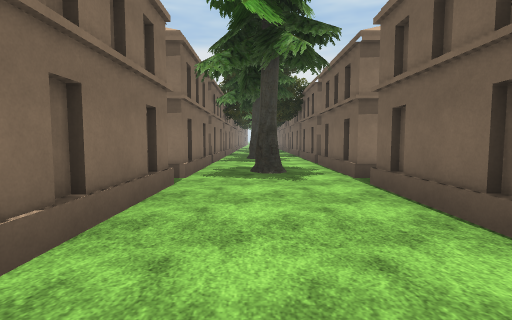
View 1 (above)

24 first-person views from a walk through a Unity game level. The camera is 1.4 m above the floor, tilts 4° down and sees 85° across. The floor is counted in squares, 2 m on a side. Each view is taken from the middle of a square. On the plan, view 1 faces up. The plan holds only what a view shows up to about 9 squares ahead; the rest is blank. The place goes on beyond the plan. The terrain is drawn as flat ground. Some surface patterns are stand-ins.

View 2
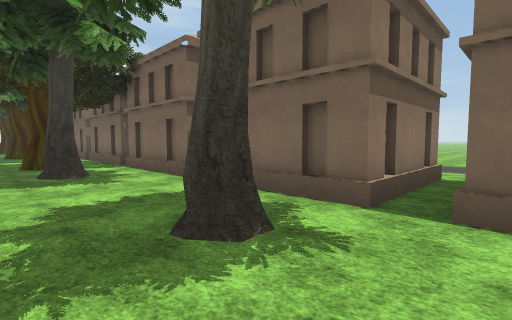

View 3
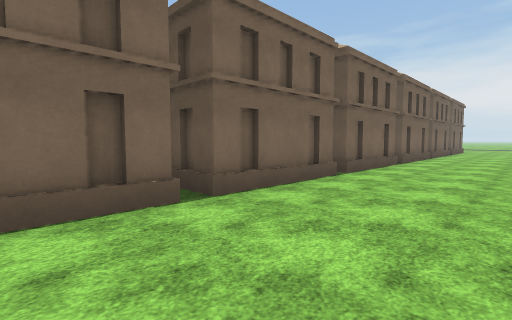

View 4
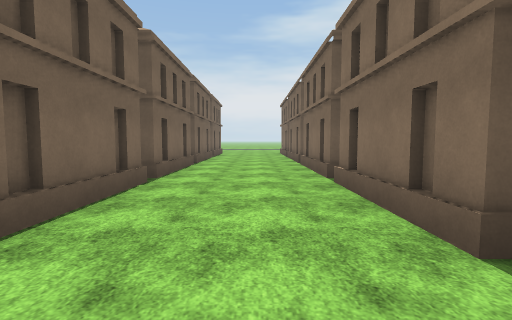

View 5
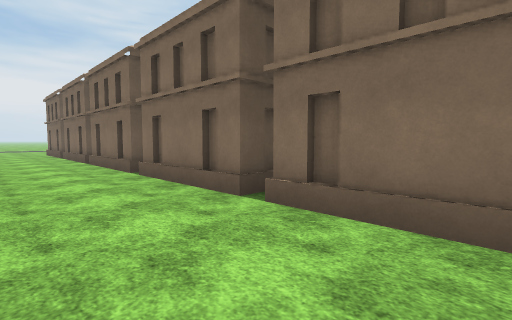

View 6
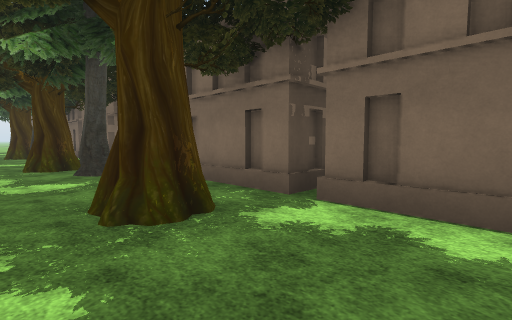

View 7
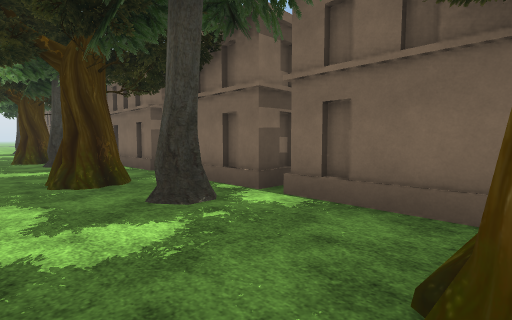

View 8
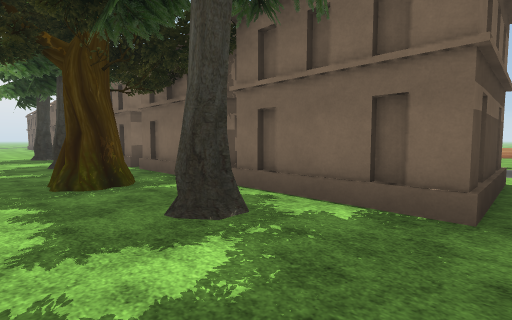

View 9
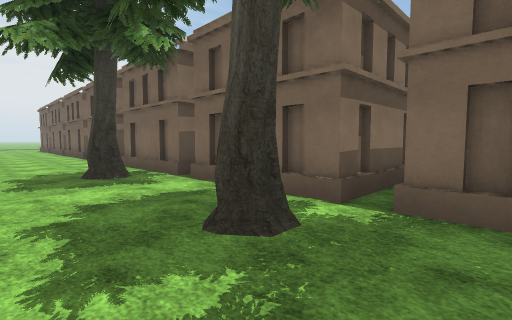

View 10
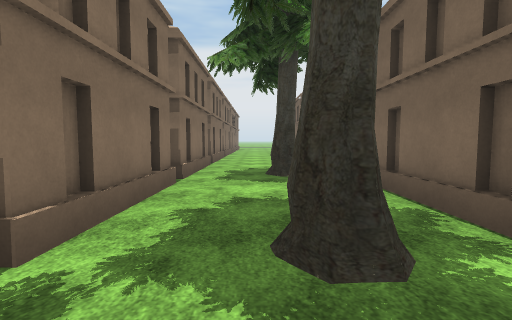

View 11
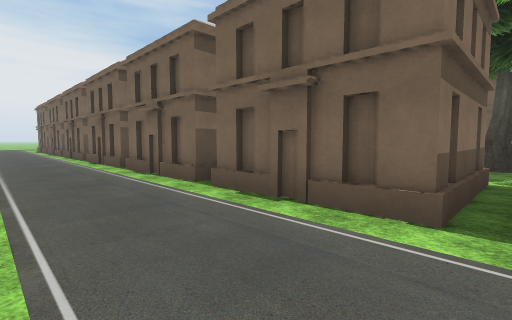

View 12
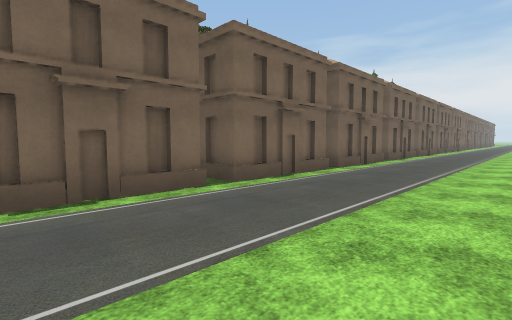

View 13
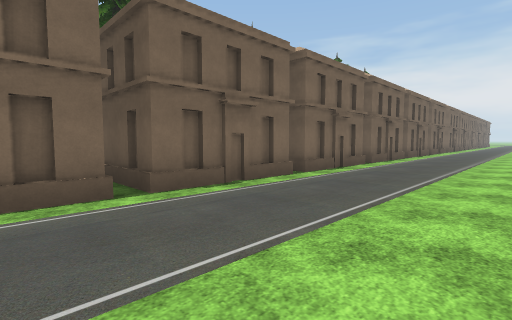

View 14
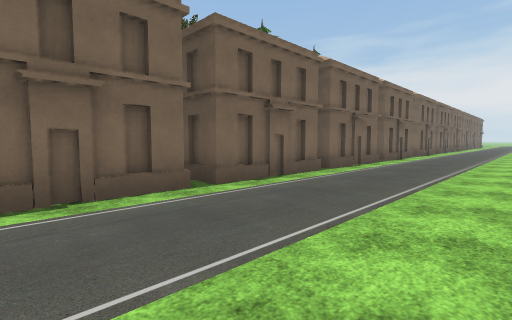

View 15
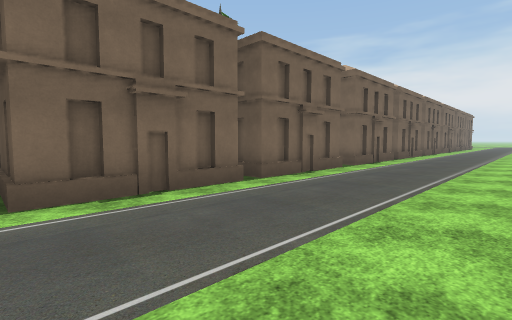

View 16
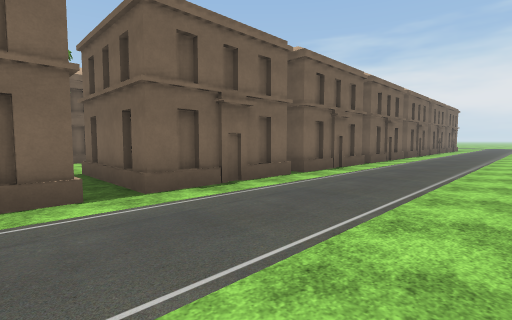

View 17
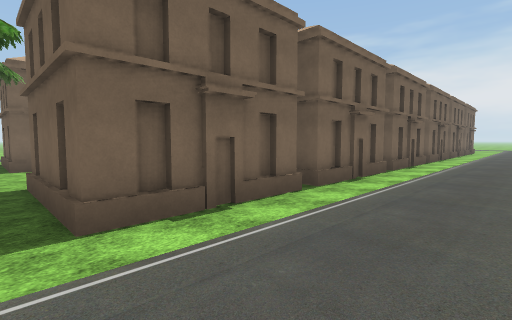

View 18
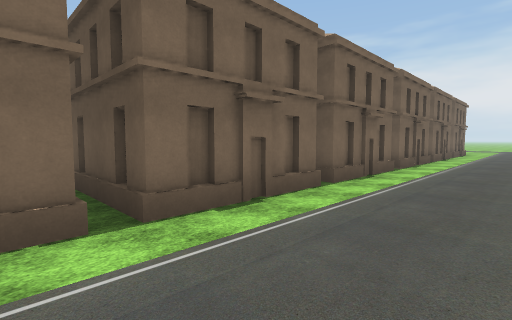

View 19
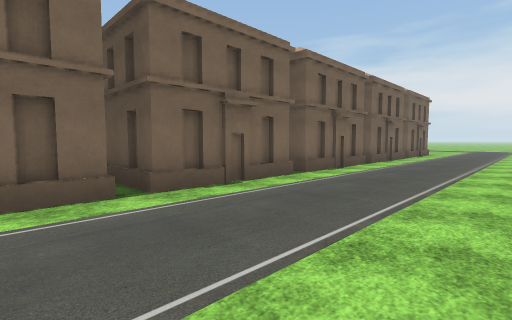

View 20
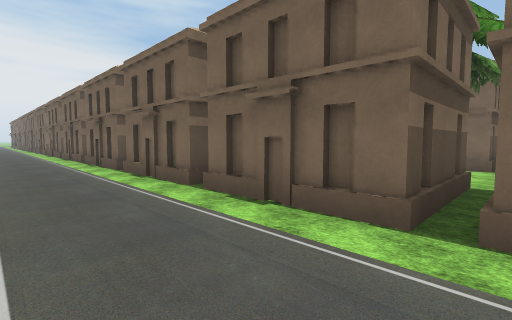

View 21
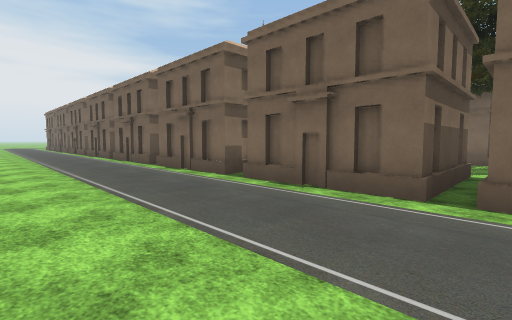

View 22
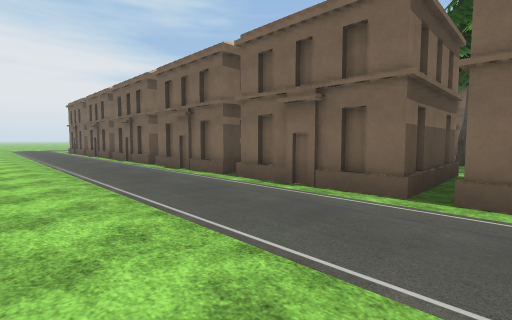

View 23
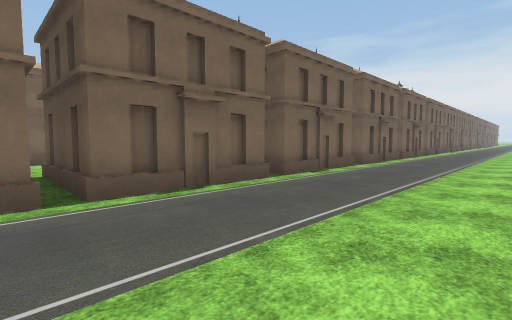

View 24
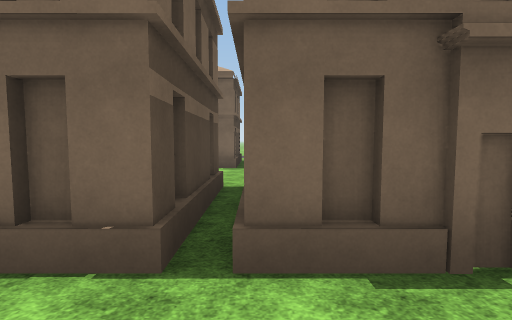

### Floor plan
Key: @ floor where view 1 was taken; # wall or solid block; x gap in a wall; . main floor; : floor 0.25 m higher than the main floor; / step, stairs or slope; T tree; B building; H thing the floor can be seen under or through.
Columns run from 8 left of view 1 to 4 right of it. Each row starts with its distance up from view 1.
 36 ./:/#   ..
 35 ./:/##  ..
 34 ./:/B##...B#
 33 ./:/B##...##
 32 ./:/## ...#
 31 ./:/#  ...#
 30 ./:/###.T.#
 29 ./:/###...#
 28 ./:/###...##
 27 ./:/B##.T.B##
 26 ./:/HH ...##
 25 ./:/#  ...#
 24 ./:/## .Tx##
 23 ./:/B##...B#
 22 ./:/B##...B
 21 ./:/## .T.#
 20 ./:/#  ...#
 19 ./:./  .....
 18 ./:.#  .T.
 17 ./:.#  ...#
 16 ./:.B  ..T##
 15 ./:.B# ...B
 14 ./:.## ...#
 13 ./:.#  .T.#
 12 ./:..  ....
 11 ./:.#  ...#
 10 ./:.## .T.#
  9 ./:.B##...###
  8 ./:.B# ...B
  7 ./:.## ...#
  6 ./:.#  .T.#
  5 ./:.......///
  4 ./:.B##...B##
  3 ./:.###...##
  2 ./:.###...#
  1 ./:........
  0 ./:.###.@.#
 -1 ./:.###...#
 -2 ./:.B #...#
 -3 ./:.B##...B
 -4 ./:.###...#
 -5 ./:.###...#
 -6 ./:..  ....
 -7 ./:.###...#
 -8 ./:.B  ...#

Positions as (right, up) in squares from view 1, and headings:
1: (0, 0), facing up
2: (-1, 4), facing up-right
3: (-1, 3), facing down-right
4: (0, -1), facing down
5: (1, 0), facing down-left
6: (-1, 10), facing up-right
7: (-1, 13), facing up-right
8: (-1, 19), facing up-right
9: (-1, 25), facing up-right
10: (0, 25), facing up
11: (-7, 26), facing up-right
12: (-8, 29), facing down-right
13: (-8, 24), facing down-right
14: (-8, 18), facing down-right
15: (-8, 12), facing down-right
16: (-8, 6), facing down-right
17: (-7, 5), facing down-right
18: (-7, 2), facing down-right
19: (-8, -1), facing down-right
20: (-7, 8), facing up-right
21: (-8, 22), facing up-right
22: (-8, 29), facing up-right
23: (-8, 34), facing down-right
24: (-6, 33), facing right
